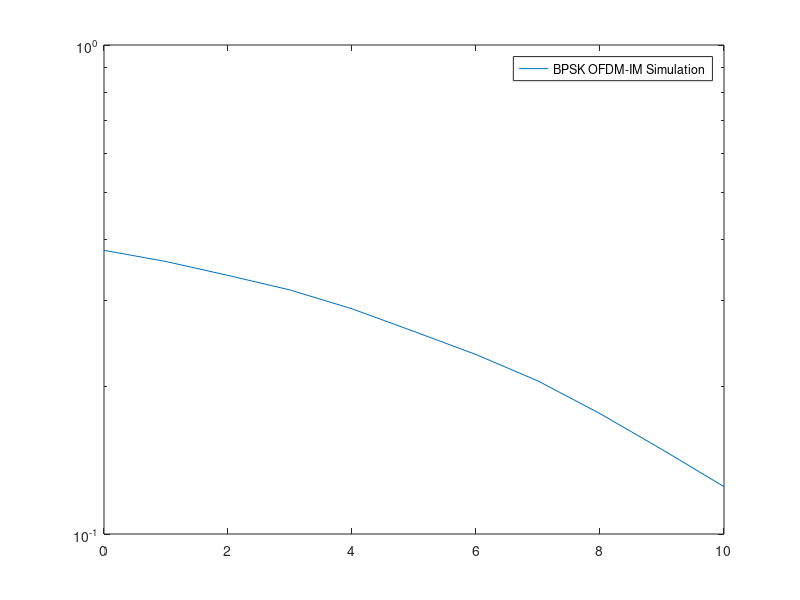

Reproduce this figure in MATLAB.
pkg load communications;
clc; clear all; close all;


####Arguments####
SNRdb = [0:10];     	###### SNR range ######
modulation = 16;    	###### Modulation scheme ######
noblocks = 5000;           	###### Number of OFDM-IM blocks ######

NFFT = 60;     		###### Number of OFDM subcarriers ######
CPL = 16;      		###### Cyclic Prefix ######

g = 10;  		###### Number of subblocks ######
m = 190;  		###### Size of info bits ######

k = 4;   		###### Number of active subcarriers ######

Eb = 1;			###### The energy of one bit ######

######OFDM#######
DSC = k * g;     %Data subcarriers (Active Subcarriers)
SNRdbSymbol = SNRdb + 10*log10(DSC/NFFT) + 10*log10(NFFT/(NFFT+CPL)); %Symbol per noise ratio
symbolbits = log2(modulation);

######INDEX-MODULATION#######
p = m/g;  %Number of bits in each subblock
n = NFFT/g; %OFDM-IM subblock length
p1 = k * symbolbits;  %M-ary signal
p2 = floor(log2(factorial(n)/(factorial(n-k)*factorial(k))));       %Index bits  

maxNumber = 2 ^ p2;       %all possible combinations of carrier indexes
indeces = nchoosek([1:NFFT/g], k);
noindeces = nchoosek(NFFT/g, k);

N = noblocks * m;		##### Input Length #####

SNRw = 10.^(SNRdbSymbol/10);
Noise = 2*Eb./SNRw;

input = randi([0, 1], 1, N);

noblocks = N/m;         %Number of OFDM-IM blocks

%Splitting the input into a three dimensional array
%1st Dimension (Vertical) : Bits of each subblock
%2nd Dimension (Horizontal) : Splitting the subblocks
%3nd Dimension (z) : Splitting the OFDM-IM symbols

bitBlocks = reshape(input, m, noblocks);
bitBlocks = reshape(bitBlocks, p, g, noblocks);

activeSubcarriers = bin2dec(num2str(reshape(bitBlocks((p1+1):p, :, :), p2, noblocks*g)'));

realIndexBits = reshape(bitBlocks((p1+1):p, :, :), p2, noblocks*g);
realIndex = activeSubcarriers;


activeSubcarriers = indeces(activeSubcarriers+1, :);    %Mapping the p2 bits into active subcarrier indeces

realData = reshape(bitBlocks(1:p1, :, :), p1, noblocks*g).';   

inputSymbols = bin2dec(num2str(reshape(bitBlocks(1:p1, :, :), symbolbits, noblocks*g * k)'));

%Encoding M-ary modulated data
complexInputSymbols = qammod(inputSymbols, modulation);

offset = [0:n:noblocks*NFFT-n]';
activeSubcarriers = activeSubcarriers + offset;
%Initializing the fft blocks
ifftInput = zeros(noblocks, NFFT);

%Placing the data in the appropriate positions
ifftInput(activeSubcarriers) = complexInputSymbols;

%Applaying the ifft
ifftSignal = ((NFFT/sqrt(DSC)) * ifft(fftshift(ifftInput.'))).';
%Adding Cyclic Prefix
SignalWithCyclicPrefix = ifftSignal(:, end-CPL+1:end);
SignalWithCyclicPrefix = [SignalWithCyclicPrefix ifftSignal];

%Serializing the data
totalLength = noblocks*(NFFT+CPL);
channelInput = reshape(SignalWithCyclicPrefix.', 1, totalLength);

######### RICIAN ###############
Kdb = 2;  %Ratio of direct path and scattered paths
Mi = 1;   %Interpolation factor

K = 10 ^ (Kdb/10);
const = 1/(2*(K+1));
x = randn(1,totalLength);
y = randn(1,totalLength);
r = sqrt(const*((x + sqrt(2*K)).^2 + y.^2));
rt = zeros(1,Mi*length(r));
ki = 1;

for i=1:length(r)
  rt(ki:i*Mi) = r(i);
  ki = ki+Mi;
end
h = rt;

##################################

errors = []
rightIndexDataErrors = [];

for noise = Noise
  
  %AWGN and Rician channel fading
  awgnnoise = sqrt(noise/2)*randn(1, totalLength) + j*sqrt(noise/2)*randn(1, totalLength);
  data = h .* channelInput + awgnnoise;
  
  %Removing the channel fading (We assume that the receiver knows the channel coefficients and the CHANNEL TAPS < CP)
  data = data ./ h;

  receivedSignal = reshape(data.', NFFT+CPL, noblocks).';
  
  %Removing Cyclic Prefix
  receivedSignal = receivedSignal(:, end-NFFT+1:end);
  
  %Applying fft
  receivedSymbols = (sqrt(DSC)/NFFT)*fftshift(fft(receivedSignal.'));
  
  receivedSymbols = reshape(receivedSymbols.', n, noblocks*g);
  
  %Sorting the data by power in order to find the most probable active carriers
  [sorted, index] = sort(abs(receivedSymbols), "descend");
  blockIndex = index(1:k, :);
  [sorted, index] = sort(blockIndex, "ascend");
  
  pos = zeros(maxNumber, noblocks*g);
  %Finding the indeces of active subcarriers
  for i = 1:k
    
    a = sorted(i,:) - indeces (1:maxNumber,i);
    pos = pos | a;
    
  endfor
  
  [pos ic] = min(pos);
  
  d1 = dec2bin(ic-1);
  d1 = str2num(d1(:));
  d1 = reshape(d1, noblocks*g, p2);
  
  newIndex = sorted.' + offset;
  %Retrieving the M-ary data
  receivedSymbols = receivedSymbols(newIndex);
  %Demodulate M-ary data
  data = qamdemod(receivedSymbols, modulation);
  
  data = reshape(data, g*k, noblocks);
  
  finalData = de2bi(data, symbolbits, "left-msb");
  finalData= reshape(finalData.', p1, noblocks* g).';
  
  %Concatenating the active indeces with the data
  
  rightIndexData = find(~([ic - 1].' - realIndex));
  
  data = [finalData d1];
  data = reshape(data.', 1, N);

  errors = [errors nnz(input-data)];

endfor

dataMatSize = size(realData, 1) * size(realData, 2);

errors = errors/N;

semilogy(SNRdb,errors);

legend("BPSK OFDM-IM Simulation");

